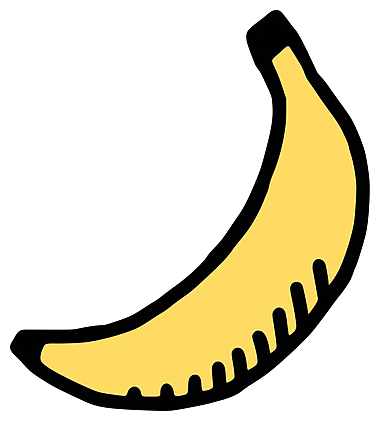
#> input picture images/stickers/banana.png, 380 x 421 px; its folder holds only this picture in this run
$ python trim_sticker_borders.py
#> lines starting #> are read from the running program, lines starting #| are printed output that depends on the picture; after the words box and inside, x2 and y2 are one past the last pixel; in counts of white or black regions, pixels touching at a corner belong together
#!/usr/bin/env python3
from __future__ import annotations

from pathlib import Path
from PIL import Image


STICKER_DIR = Path("static/images/stickers")
PADDING_PX = 10


def trim_and_pad_png(path: Path, padding: int) -> bool:
#> called with padding = 10
    with Image.open(path) as img:
#> img is the input picture: PIL image 380x421 RGBA; mean R, G, B, A 198, 191, 166.2, 85.6
        rgba = img.convert("RGBA")
        alpha = rgba.getchannel("A")
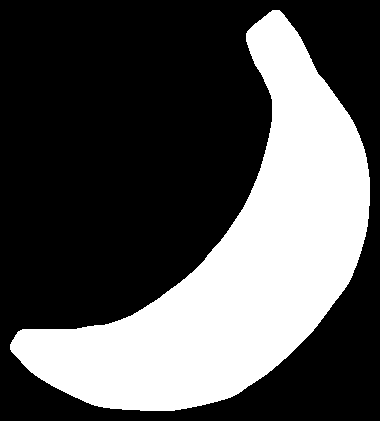
#> alpha: PIL image 380x421 L; 33.6% white; 1 white region, box (x1, y1, x2, y2) and area: (10, 10, 370, 411) 53677
        bbox = alpha.getbbox()
#> bbox = (10, 10, 370, 411)

        if bbox is None:
            return False

        cropped = rgba.crop(bbox)
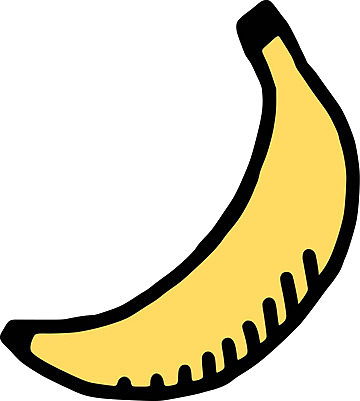
#> cropped: PIL image 360x401 RGBA; mean R, G, B, A 219.5, 211.6, 184.2, 94.8; transparent parts drawn white
        out = Image.new("RGBA", (cropped.width + padding * 2, cropped.height + padding * 2), (0, 0, 0, 0))
#> out: PIL image 380x421 RGBA; every value is 0
        out.paste(cropped, (padding, padding))
        out.save(path, optimize=True)
        return True


def main() -> None:
    if not STICKER_DIR.exists():
        raise SystemExit(f"Directory not found: {STICKER_DIR}")

    pngs = sorted(STICKER_DIR.glob("*.png"))
    if not pngs:
        print(f"No PNG files found in {STICKER_DIR}")
        return

    changed = 0
    for png in pngs:
        if trim_and_pad_png(png, PADDING_PX):
            changed += 1
            print(f"Updated: {png}")
        else:
            print(f"Skipped (fully transparent): {png}")

    print(f"Done. Processed {len(pngs)} file(s), updated {changed}.")


if __name__ == "__main__":
    main()

$ run again, on images/stickers/cactus.png
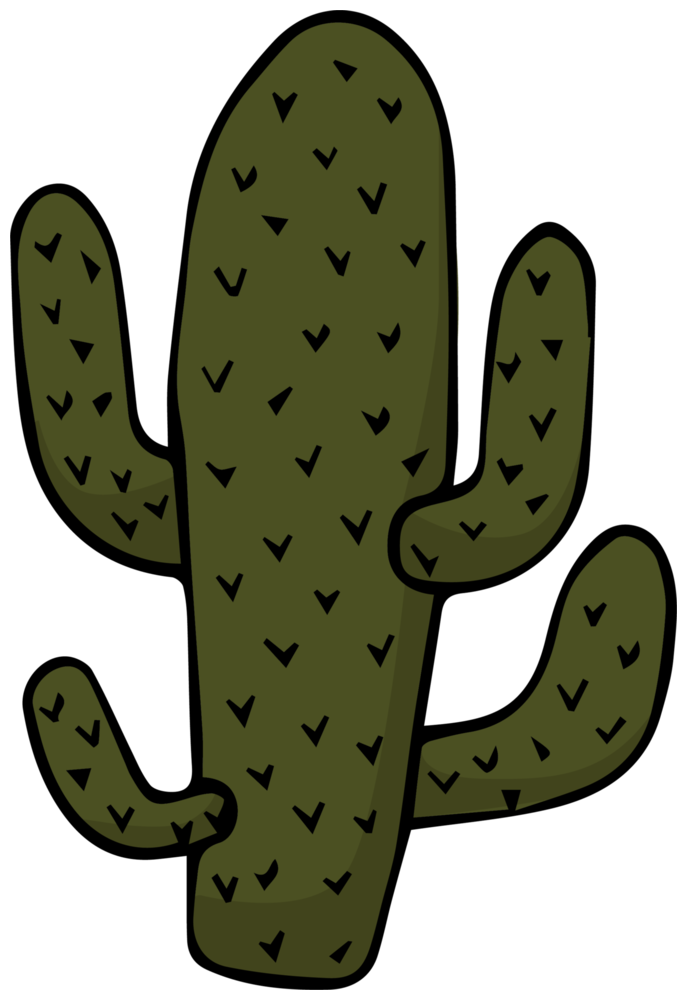
#> input picture images/stickers/cactus.png, 687 x 1000 px
#> in trim_and_pad_png, img is the input picture: PIL image 687x1000 RGBA; mean R, G, B, A 32.3, 34.3, 14.5, 140
#> in trim_and_pad_png, `alpha = rgba.getchannel("A")`:
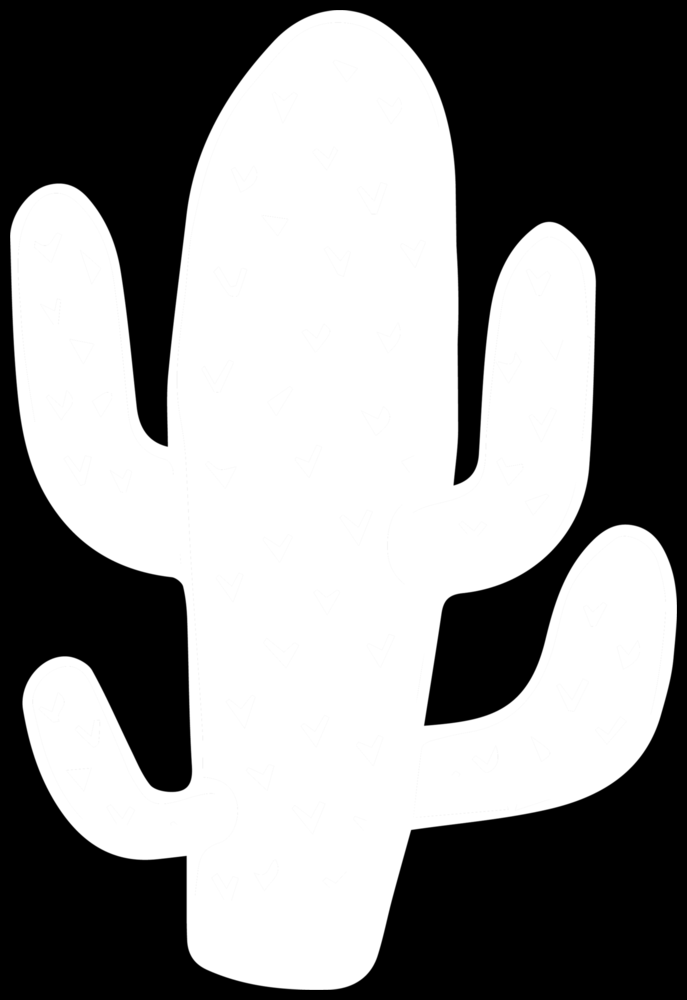
#> alpha: PIL image 687x1000 L; min 0, max 255, mean 140
#> bbox = (10, 10, 677, 990)
#> in trim_and_pad_png, `cropped = rgba.crop(bbox)`:
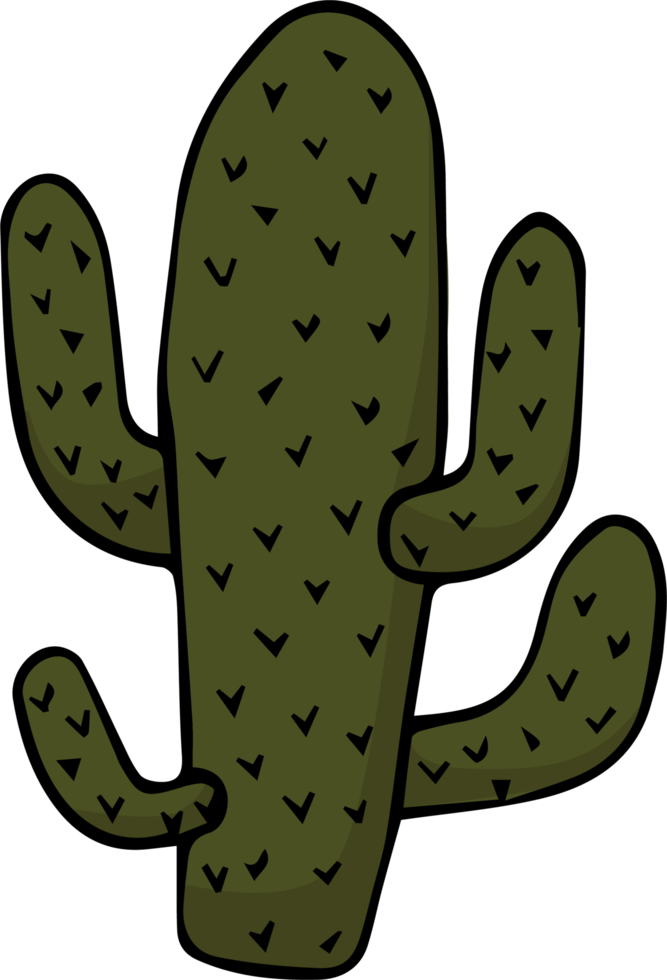
#> cropped: PIL image 667x980 RGBA; mean R, G, B, A 33.9, 36.1, 15.3, 147.1; transparent parts drawn white
#> out: PIL image 687x1000 RGBA; every value is 0
